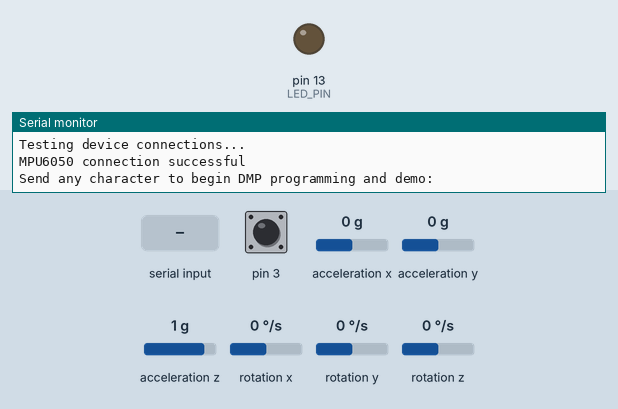
Simulated run of this sketch. Board: Arduino Leonardo, built with avr-gcc and run on an emulated ATmega32U4. Shown: output pins drawn as LEDs (lit = HIGH), the last lines printed to the serial monitor. Dashed ring = blinking. Inputs (shaded band) come from the test bench; at power-on: acceleration x 0 g, rotation z 0 °/s, acceleration y 0 g, pin 3 HIGH, acceleration z 1 g, rotation x 0 °/s, rotation y 0 °/s. The sensor or clock chip raises its interrupt line as the real part does.

Above: at 0.8 s.
0.9 s: "1\n" received over Serial
At 2.58 s:
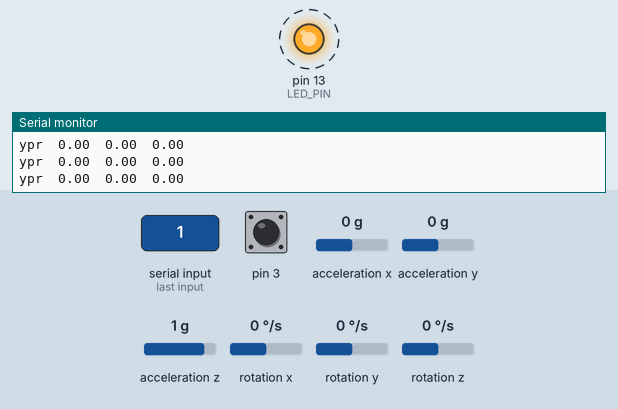
3.9 s: acceleration x set to -1.4 g
6.9 s: rotation z set to 100 °/s
9.9 s: acceleration y set to -0.8 g
Timing chart, 0 to 19.9 s (numbered marks = the images above; inputs shaded):
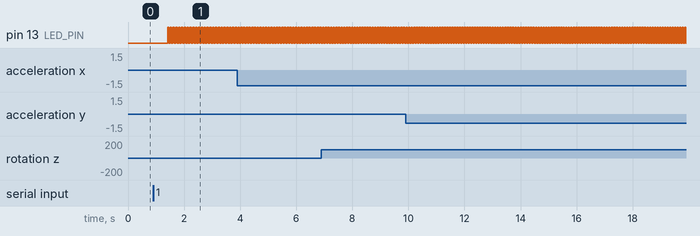

The sketch:

mpu_test.ino
```cpp
// I2C device class (I2Cdev) demonstration Arduino sketch for MPU6050 class using DMP (MotionApps v2.0)
// 6/21/2012 by Jeff Rowberg <jeff@rowberg.net>
// Updates should (hopefully) always be available at https://github.com/jrowberg/i2cdevlib
//
// Changelog:
//      2013-05-08 - added seamless Fastwire support
//                 - added note about gyro calibration
//      2012-06-21 - added note about Arduino 1.0.1 + Leonardo compatibility error
//      2012-06-20 - improved FIFO overflow handling and simplified read process
//      2012-06-19 - completely rearranged DMP initialization code and simplification
//      2012-06-13 - pull gyro and accel data from FIFO packet instead of reading directly
//      2012-06-09 - fix broken FIFO read sequence and change interrupt detection to RISING
//      2012-06-05 - add gravity-compensated initial reference frame acceleration output
//                 - add 3D math helper file to DMP6 example sketch
//                 - add Euler output and Yaw/Pitch/Roll output formats
//      2012-06-04 - remove accel offset clearing for better results (thanks Sungon Lee)
//      2012-06-01 - fixed gyro sensitivity to be 2000 deg/sec instead of 250
//      2012-05-30 - basic DMP initialization working

/* ============================================
I2Cdev device library code is placed under the MIT license
Copyright (c) 2012 Jeff Rowberg

Permission is hereby granted, free of charge, to any person obtaining a copy
of this software and associated documentation files (the "Software"), to deal
in the Software without restriction, including without limitation the rights
to use, copy, modify, merge, publish, distribute, sublicense, and/or sell
copies of the Software, and to permit persons to whom the Software is
furnished to do so, subject to the following conditions:

The above copyright notice and this permission notice shall be included in
all copies or substantial portions of the Software.

THE SOFTWARE IS PROVIDED "AS IS", WITHOUT WARRANTY OF ANY KIND, EXPRESS OR
IMPLIED, INCLUDING BUT NOT LIMITED TO THE WARRANTIES OF MERCHANTABILITY,
FITNESS FOR A PARTICULAR PURPOSE AND NONINFRINGEMENT. IN NO EVENT SHALL THE
AUTHORS OR COPYRIGHT HOLDERS BE LIABLE FOR ANY CLAIM, DAMAGES OR OTHER
LIABILITY, WHETHER IN AN ACTION OF CONTRACT, TORT OR OTHERWISE, ARISING FROM,
OUT OF OR IN CONNECTION WITH THE SOFTWARE OR THE USE OR OTHER DEALINGS IN
THE SOFTWARE.
===============================================
*/

// I2Cdev and MPU6050 must be installed as libraries, or else the .cpp/.h files
// for both classes must be in the include path of your project
#include "I2Cdev.h"

#include "MPU6050_6Axis_MotionApps20.h"
#include "MPU6050.h" // not necessary if using MotionApps include file

// Arduino Wire library is required if I2Cdev I2CDEV_ARDUINO_WIRE implementation
// is used in I2Cdev.h
#if I2CDEV_IMPLEMENTATION == I2CDEV_ARDUINO_WIRE
    #include "Wire.h"
#endif

// class default I2C address is 0x68
// specific I2C addresses may be passed as a parameter here
// AD0 low = 0x68 (default for SparkFun breakout and InvenSense evaluation board)
// AD0 high = 0x69
MPU6050 mpu;
//MPU6050 mpu(0x69); // <-- use for AD0 high

/* =========================================================================
   NOTE: In addition to connection 3.3v, GND, SDA, and SCL, this sketch
   depends on the MPU-6050's INT pin being connected to the Arduino's
   external interrupt #0 pin. On the Arduino Uno and Mega 2560, this is
   digital I/O pin 2.
 * ========================================================================= */

/* =========================================================================
   NOTE: Arduino v1.0.1 with the Leonardo board generates a compile error
   when using Serial.write(buf, len). The Teapot output uses this method.
   The solution requires a modification to the Arduino USBAPI.h file, which
   is fortunately simple, but annoying. This will be fixed in the next IDE
   release. For more info, see these links:

   http://arduino.cc/forum/index.php/topic,109987.0.html
   http://code.google.com/p/arduino/issues/detail?id=958
 * ========================================================================= */


// uncomment "OUTPUT_READABLE_QUATERNION" if you want to see the actual
// quaternion components in a [w, x, y, z] format (not best for parsing
// on a remote host such as Processing or something though)
//#define OUTPUT_READABLE_QUATERNION

// uncomment "OUTPUT_READABLE_EULER" if you want to see Euler angles
// (in degrees) calculated from the quaternions coming from the FIFO.
// Note that Euler angles suffer from gimbal lock (for more info, see
// http://en.wikipedia.org/wiki/Gimbal_lock)
//#define OUTPUT_READABLE_EULER

// uncomment "OUTPUT_READABLE_YAWPITCHROLL" if you want to see the yaw/
// pitch/roll angles (in degrees) calculated from the quaternions coming
// from the FIFO. Note this also requires gravity vector calculations.
// Also note that yaw/pitch/roll angles suffer from gimbal lock (for
// more info, see: http://en.wikipedia.org/wiki/Gimbal_lock)
#define OUTPUT_READABLE_YAWPITCHROLL

// uncomment "OUTPUT_READABLE_REALACCEL" if you want to see acceleration
// components with gravity removed. This acceleration reference frame is
// not compensated for orientation, so +X is always +X according to the
// sensor, just without the effects of gravity. If you want acceleration
// compensated for orientation, us OUTPUT_READABLE_WORLDACCEL instead.
//#define OUTPUT_READABLE_REALACCEL

// uncomment "OUTPUT_READABLE_WORLDACCEL" if you want to see acceleration
// components with gravity removed and adjusted for the world frame of
// reference (yaw is relative to initial orientation, since no magnetometer
// is present in this case). Could be quite handy in some cases.
//#define OUTPUT_READABLE_WORLDACCEL

// uncomment "OUTPUT_TEAPOT" if you want output that matches the
// format used for the InvenSense teapot demo
//#define OUTPUT_TEAPOT


#define LED_PIN 13 // (Arduino is 13, Teensy is 11, Teensy++ is 6)
bool blinkState = false;

// MPU control/status vars
bool dmpReady = false;  // set true if DMP init was successful
uint8_t mpuIntStatus;   // holds actual interrupt status byte from MPU
uint8_t devStatus;      // return status after each device operation (0 = success, !0 = error)
uint16_t packetSize;    // expected DMP packet size (default is 42 bytes)
uint16_t fifoCount;     // count of all bytes currently in FIFO
uint8_t fifoBuffer[64]; // FIFO storage buffer

// orientation/motion vars
Quaternion q;           // [w, x, y, z]         quaternion container
VectorInt16 aa;         // [x, y, z]            accel sensor measurements
VectorInt16 aaReal;     // [x, y, z]            gravity-free accel sensor measurements
VectorInt16 aaWorld;    // [x, y, z]            world-frame accel sensor measurements
VectorFloat gravity;    // [x, y, z]            gravity vector
float euler[3];         // [psi, theta, phi]    Euler angle container
float ypr[3];           // [yaw, pitch, roll]   yaw/pitch/roll container and gravity vector

// packet structure for InvenSense teapot demo
uint8_t teapotPacket[14] = { '$', 0x02, 0,0, 0,0, 0,0, 0,0, 0x00, 0x00, '\r', '\n' };


// ================================================================
// ===               INTERRUPT DETECTION ROUTINE                ===
// ================================================================

volatile bool mpuInterrupt = false;     // indicates whether MPU interrupt pin has gone high
void dmpDataReady() {
    mpuInterrupt = true;
}


// ================================================================
// ===                      INITIAL SETUP                       ===
// ================================================================

void setup() {
    // join I2C bus (I2Cdev library doesn't do this automatically)
    #if I2CDEV_IMPLEMENTATION == I2CDEV_ARDUINO_WIRE
        Wire.begin();
        TWBR = 24; // 400kHz I2C clock (200kHz if CPU is 8MHz). Comment this line if having compilation difficulties with TWBR.
    #elif I2CDEV_IMPLEMENTATION == I2CDEV_BUILTIN_FASTWIRE
        Fastwire::setup(400, true);
    #endif

    // initialize serial communication
    // (115200 chosen because it is required for Teapot Demo output, but it's
    // really up to you depending on your project)
    Serial.begin(115200);
    while (!Serial); // wait for Leonardo enumeration, others continue immediately

    // NOTE: 8MHz or slower host processors, like the Teensy @ 3.3v or Ardunio
    // Pro Mini running at 3.3v, cannot handle this baud rate reliably due to
    // the baud timing being too misaligned with processor ticks. You must use
    // 38400 or slower in these cases, or use some kind of external separate
    // crystal solution for the UART timer.

    // initialize device
    Serial.println(F("Initializing I2C devices..."));
    mpu.initialize();

    // verify connection
    Serial.println(F("Testing device connections..."));
    Serial.println(mpu.testConnection() ? F("MPU6050 connection successful") : F("MPU6050 connection failed"));

    // wait for ready
    Serial.println(F("\nSend any character to begin DMP programming and demo: "));
    while (Serial.available() && Serial.read()); // empty buffer
    while (!Serial.available());                 // wait for data
    while (Serial.available() && Serial.read()); // empty buffer again

    // load and configure the DMP
    Serial.println(F("Initializing DMP..."));
    devStatus = mpu.dmpInitialize();

    // supply your own gyro offsets here, scaled for min sensitivity
    mpu.setXGyroOffset(220);
    mpu.setYGyroOffset(76);
    mpu.setZGyroOffset(-85);
    mpu.setZAccelOffset(1788); // 1688 factory default for my test chip

    // make sure it worked (returns 0 if so)
    if (devStatus == 0) {
        // turn on the DMP, now that it's ready
        Serial.println(F("Enabling DMP..."));
        mpu.setDMPEnabled(true);

        // enable Arduino interrupt detection
        Serial.println(F("Enabling interrupt detection (Arduino external interrupt 0)..."));
        attachInterrupt(0, dmpDataReady, RISING);
        mpuIntStatus = mpu.getIntStatus();

        // set our DMP Ready flag so the main loop() function knows it's okay to use it
        Serial.println(F("DMP ready! Waiting for first interrupt..."));
        dmpReady = true;

        // get expected DMP packet size for later comparison
        packetSize = mpu.dmpGetFIFOPacketSize();
    } else {
        // ERROR!
        // 1 = initial memory load failed
        // 2 = DMP configuration updates failed
        // (if it's going to break, usually the code will be 1)
        Serial.print(F("DMP Initialization failed (code "));
        Serial.print(devStatus);
        Serial.println(F(")"));
    }

    // configure LED for output
    pinMode(LED_PIN, OUTPUT);
}


// ================================================================
// ===                    MAIN PROGRAM LOOP                     ===
// ================================================================

void loop() {
    // if programming failed, don't try to do anything
    if (!dmpReady) return;

    // wait for MPU interrupt or extra packet(s) available
    while (!mpuInterrupt && fifoCount < packetSize) {
        // other program behavior stuff here
        // .
        // .
        // .
        // if you are really paranoid you can frequently test in between other
        // stuff to see if mpuInterrupt is true, and if so, "break;" from the
        // while() loop to immediately process the MPU data
        // .
        // .
        // .
    }

    // reset interrupt flag and get INT_STATUS byte
    mpuInterrupt = false;
    mpuIntStatus = mpu.getIntStatus();

    // get current FIFO count
    fifoCount = mpu.getFIFOCount();

    // check for overflow (this should never happen unless our code is too inefficient)
    if ((mpuIntStatus & 0x10) || fifoCount == 1024) {
        // reset so we can continue cleanly
        mpu.resetFIFO();
        Serial.println(F("FIFO overflow!"));

    // otherwise, check for DMP data ready interrupt (this should happen frequently)
    } else if (mpuIntStatus & 0x02) {
        // wait for correct available data length, should be a VERY short wait
        while (fifoCount < packetSize) fifoCount = mpu.getFIFOCount();

        // read a packet from FIFO
        mpu.getFIFOBytes(fifoBuffer, packetSize);

        // track FIFO count here in case there is > 1 packet available
        // (this lets us immediately read more without waiting for an interrupt)
        fifoCount -= packetSize;

        #ifdef OUTPUT_READABLE_QUATERNION
            // display quaternion values in easy matrix form: w x y z
            mpu.dmpGetQuaternion(&q, fifoBuffer);
            Serial.print("quat\t");
            Serial.print(q.w);
            Serial.print("\t");
            Serial.print(q.x);
            Serial.print("\t");
            Serial.print(q.y);
            Serial.print("\t");
            Serial.println(q.z);
        #endif

        #ifdef OUTPUT_READABLE_EULER
            // display Euler angles in degrees
            mpu.dmpGetQuaternion(&q, fifoBuffer);
            mpu.dmpGetEuler(euler, &q);
            Serial.print("euler\t");
            Serial.print(euler[0] * 180/M_PI);
            Serial.print("\t");
            Serial.print(euler[1] * 180/M_PI);
            Serial.print("\t");
            Serial.println(euler[2] * 180/M_PI);
        #endif

        #ifdef OUTPUT_READABLE_YAWPITCHROLL
            // display Euler angles in degrees
            mpu.dmpGetQuaternion(&q, fifoBuffer);
            mpu.dmpGetGravity(&gravity, &q);
            mpu.dmpGetYawPitchRoll(ypr, &q, &gravity);
            Serial.print("ypr\t");
            Serial.print(ypr[0] * 180/M_PI);
            Serial.print("\t");
            Serial.print(ypr[1] * 180/M_PI);
            Serial.print("\t");
            Serial.println(ypr[2] * 180/M_PI);
        #endif

        #ifdef OUTPUT_READABLE_REALACCEL
            // display real acceleration, adjusted to remove gravity
            mpu.dmpGetQuaternion(&q, fifoBuffer);
            mpu.dmpGetAccel(&aa, fifoBuffer);
            mpu.dmpGetGravity(&gravity, &q);
            mpu.dmpGetLinearAccel(&aaReal, &aa, &gravity);
            Serial.print("areal\t");
            Serial.print(aaReal.x);
            Serial.print("\t");
            Serial.print(aaReal.y);
            Serial.print("\t");
            Serial.println(aaReal.z);
        #endif

        #ifdef OUTPUT_READABLE_WORLDACCEL
            // display initial world-frame acceleration, adjusted to remove gravity
            // and rotated based on known orientation from quaternion
            mpu.dmpGetQuaternion(&q, fifoBuffer);
            mpu.dmpGetAccel(&aa, fifoBuffer);
            mpu.dmpGetGravity(&gravity, &q);
            mpu.dmpGetLinearAccel(&aaReal, &aa, &gravity);
            mpu.dmpGetLinearAccelInWorld(&aaWorld, &aaReal, &q);
            Serial.print("aworld\t");
            Serial.print(aaWorld.x);
            Serial.print("\t");
            Serial.print(aaWorld.y);
            Serial.print("\t");
            Serial.println(aaWorld.z);
        #endif

        #ifdef OUTPUT_TEAPOT
            // display quaternion values in InvenSense Teapot demo format:
            teapotPacket[2] = fifoBuffer[0];
            teapotPacket[3] = fifoBuffer[1];
            teapotPacket[4] = fifoBuffer[4];
            teapotPacket[5] = fifoBuffer[5];
            teapotPacket[6] = fifoBuffer[8];
            teapotPacket[7] = fifoBuffer[9];
            teapotPacket[8] = fifoBuffer[12];
            teapotPacket[9] = fifoBuffer[13];
            Serial.write(teapotPacket, 14);
            teapotPacket[11]++; // packetCount, loops at 0xFF on purpose
        #endif

        // blink LED to indicate activity
        blinkState = !blinkState;
        digitalWrite(LED_PIN, blinkState);
    }
}
```

Kalman.h
```cpp
// (licence header left out)
#ifndef _Kalman_h_
#define _Kalman_h_

class Kalman {
public:
    Kalman();

    // The angle should be in degrees and the rate should be in degrees per second and the delta time in seconds
    float getAngle(float newAngle, float newRate, float dt);

    void setAngle(float angle); // Used to set angle, this should be set as the starting angle
    float getRate(); // Return the unbiased rate

    /* These are used to tune the Kalman filter */
    void setQangle(float Q_angle);
    void setQbias(float Q_bias);
    void setRmeasure(float R_measure);

    float getQangle();
    float getQbias();
    float getRmeasure();

private:
    /* Kalman filter variables */
    float Q_angle; // Process noise variance for the accelerometer
    float Q_bias; // Process noise variance for the gyro bias
    float R_measure; // Measurement noise variance - this is actually the variance of the measurement noise

    float angle; // The angle calculated by the Kalman filter - part of the 2x1 state vector
    float bias; // The gyro bias calculated by the Kalman filter - part of the 2x1 state vector
    float rate; // Unbiased rate calculated from the rate and the calculated bias - you have to call getAngle to update the rate

    float P[2][2]; // Error covariance matrix - This is a 2x2 matrix
};

#endif
```

Source omitted: Kalman.cpp (3548 bytes), SoftwareServo.cpp (3259 bytes), SoftwareServo.h (1204 bytes)

Measured:
- after the input at 0.9 s, pin 13 (LED_PIN): alternates HIGH for 0.01 s and LOW for 0.01 s, starting after 0.52 s
